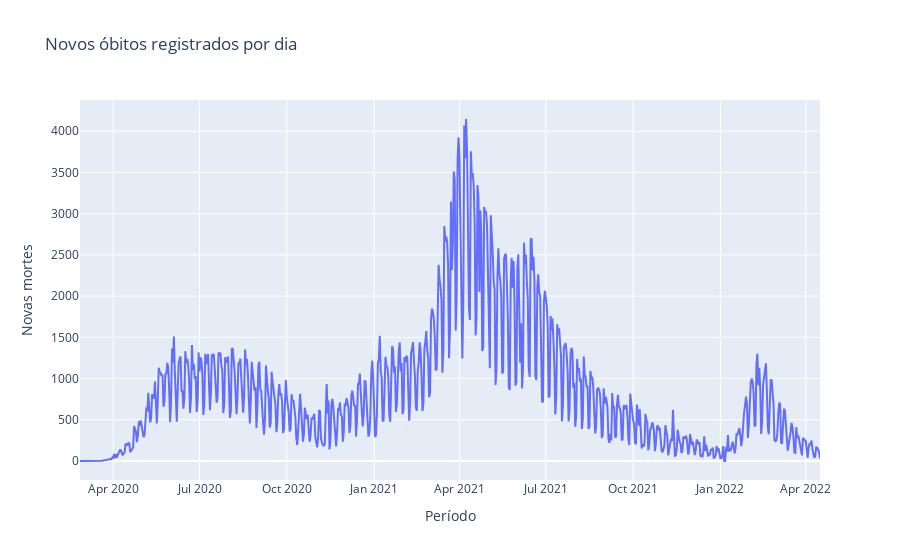

The notebook cell saved with this chart:
### Code cell
px.line(brasil, "date", "novas_mortes_dia",
        labels={"date": "Período", "novas_mortes_dia": "Novas mortes"},
        title="Novos óbitos registrados por dia")

### Figure 1 — Plotly figure (JSON) as saved in the notebook; plotly's stock layout.template omitted (floating-point values rounded to 4 significant figures; data arrays with more than 128 entries replaced by an {"elided": "..."} marker saying what was removed)
{"data": [{"hovertemplate": "Período=%{x}<br>Novas mortes=%{y}<extra></extra>", "legendgroup": "", "line": {"color": "#636efa", "dash": "solid"}, "marker": {"symbol": "circle"}, "mode": "lines", "name": "", "orientation": "v", "showlegend": false, "type": "scatter", "x": {"elided": "781 str values"}, "xaxis": "x", "y": {"elided": "781 int values"}, "yaxis": "y"}], "layout": {"legend": {"tracegroupgap": 0}, "title": {"text": "Novos óbitos registrados por dia"}, "xaxis": {"anchor": "y", "domain": [0, 1], "title": {"text": "Período"}}, "yaxis": {"anchor": "x", "domain": [0, 1], "title": {"text": "Novas mortes"}}}}
